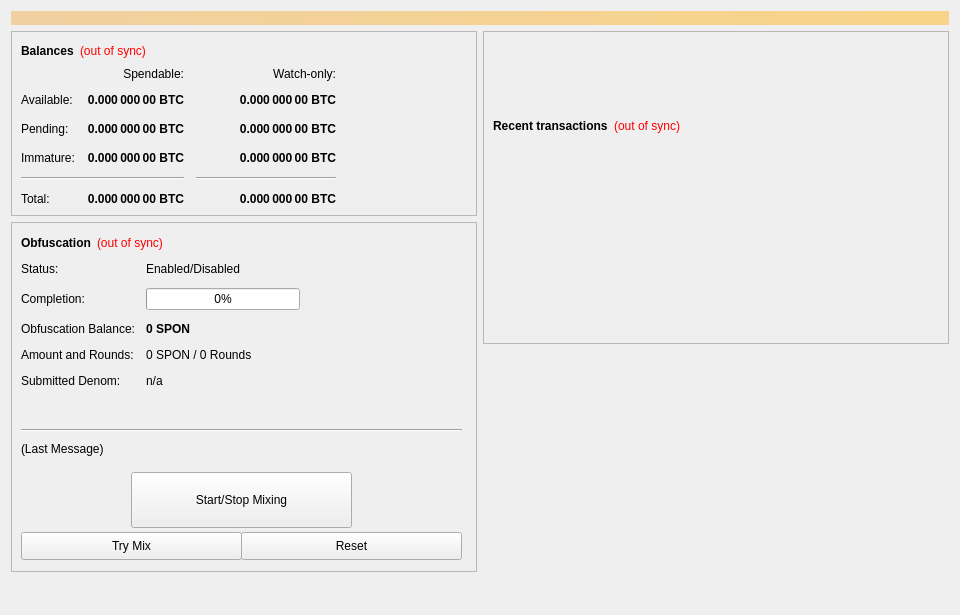
<?xml version="1.0" encoding="UTF-8"?>
<ui version="4.0">
 <class>OverviewPage</class>
 <widget class="QWidget" name="OverviewPage">
  <property name="geometry">
   <rect>
    <x>0</x>
    <y>0</y>
    <width>960</width>
    <height>615</height>
   </rect>
  </property>
  <property name="minimumSize">
   <size>
    <width>960</width>
    <height>0</height>
   </size>
  </property>
  <property name="windowTitle">
   <string>Form</string>
  </property>
  <layout class="QVBoxLayout" name="topLayout">
   <item>
    <widget class="QLabel" name="labelAlerts">
     <property name="visible">
      <bool>false</bool>
     </property>
     <property name="styleSheet">
      <string notr="true">background-color: qlineargradient(x1: 0, y1: 0, x2: 1, y2: 0, stop:0 #F0D0A0, stop:1 #F8D488); color:#000000;</string>
     </property>
     <property name="wordWrap">
      <bool>true</bool>
     </property>
     <property name="margin">
      <number>3</number>
     </property>
    </widget>
   </item>
   <item>
    <layout class="QHBoxLayout" name="horizontalLayout" stretch="1,1">
     <item>
      <layout class="QVBoxLayout" name="verticalLayout_2">
       <item>
        <widget class="QFrame" name="frame">
         <property name="frameShape">
          <enum>QFrame::StyledPanel</enum>
         </property>
         <property name="frameShadow">
          <enum>QFrame::Raised</enum>
         </property>
         <layout class="QVBoxLayout" name="verticalLayout_4">
          <item>
           <layout class="QHBoxLayout" name="horizontalLayout_4">
            <item>
             <widget class="QLabel" name="label_5">
              <property name="font">
               <font>
                <weight>75</weight>
                <bold>true</bold>
               </font>
              </property>
              <property name="text">
               <string>Balances</string>
              </property>
             </widget>
            </item>
            <item>
             <widget class="QLabel" name="labelWalletStatus">
              <property name="cursor">
               <cursorShape>WhatsThisCursor</cursorShape>
              </property>
              <property name="toolTip">
               <string>The displayed information may be out of date. Your wallet automatically synchronizes with the SPON network after a connection is established, but this process has not completed yet.</string>
              </property>
              <property name="styleSheet">
               <string notr="true">QLabel { color: red; }</string>
              </property>
              <property name="text">
               <string notr="true">(out of sync)</string>
              </property>
              <property name="alignment">
               <set>Qt::AlignLeading|Qt::AlignLeft|Qt::AlignVCenter</set>
              </property>
             </widget>
            </item>
            <item>
             <spacer name="horizontalSpacer_3">
              <property name="orientation">
               <enum>Qt::Horizontal</enum>
              </property>
              <property name="sizeHint" stdset="0">
               <size>
                <width>40</width>
                <height>20</height>
               </size>
              </property>
             </spacer>
            </item>
           </layout>
          </item>
          <item>
           <layout class="QGridLayout" name="gridLayout">
            <property name="spacing">
             <number>12</number>
            </property>
            <item row="2" column="2">
             <widget class="QLabel" name="labelWatchPending">
              <property name="font">
               <font>
                <weight>75</weight>
                <bold>true</bold>
               </font>
              </property>
              <property name="cursor">
               <cursorShape>IBeamCursor</cursorShape>
              </property>
              <property name="toolTip">
               <string>Unconfirmed transactions to watch-only addresses</string>
              </property>
              <property name="text">
               <string notr="true">0.000 000 00 BTC</string>
              </property>
              <property name="alignment">
               <set>Qt::AlignRight|Qt::AlignTrailing|Qt::AlignVCenter</set>
              </property>
              <property name="textInteractionFlags">
               <set>Qt::LinksAccessibleByMouse|Qt::TextSelectableByKeyboard|Qt::TextSelectableByMouse</set>
              </property>
             </widget>
            </item>
            <item row="2" column="1">
             <widget class="QLabel" name="labelUnconfirmed">
              <property name="font">
               <font>
                <weight>75</weight>
                <bold>true</bold>
               </font>
              </property>
              <property name="cursor">
               <cursorShape>IBeamCursor</cursorShape>
              </property>
              <property name="toolTip">
               <string>Total of transactions that have yet to be confirmed, and do not yet count toward the spendable balance</string>
              </property>
              <property name="text">
               <string notr="true">0.000 000 00 BTC</string>
              </property>
              <property name="alignment">
               <set>Qt::AlignRight|Qt::AlignTrailing|Qt::AlignVCenter</set>
              </property>
              <property name="textInteractionFlags">
               <set>Qt::LinksAccessibleByMouse|Qt::TextSelectableByKeyboard|Qt::TextSelectableByMouse</set>
              </property>
             </widget>
            </item>
            <item row="3" column="2">
             <widget class="QLabel" name="labelWatchImmature">
              <property name="font">
               <font>
                <weight>75</weight>
                <bold>true</bold>
               </font>
              </property>
              <property name="cursor">
               <cursorShape>IBeamCursor</cursorShape>
              </property>
              <property name="toolTip">
               <string>Staked or masternode rewards in watch-only addresses that has not yet matured</string>
              </property>
              <property name="text">
               <string notr="true">0.000 000 00 BTC</string>
              </property>
              <property name="alignment">
               <set>Qt::AlignRight|Qt::AlignTrailing|Qt::AlignVCenter</set>
              </property>
              <property name="textInteractionFlags">
               <set>Qt::LinksAccessibleByMouse|Qt::TextSelectableByKeyboard|Qt::TextSelectableByMouse</set>
              </property>
             </widget>
            </item>
            <item row="4" column="0" colspan="2">
             <widget class="Line" name="lineSpendableBalance">
              <property name="orientation">
               <enum>Qt::Horizontal</enum>
              </property>
             </widget>
            </item>
            <item row="4" column="2">
             <widget class="Line" name="lineWatchBalance">
              <property name="sizePolicy">
               <sizepolicy hsizetype="Preferred" vsizetype="Fixed">
                <horstretch>0</horstretch>
                <verstretch>0</verstretch>
               </sizepolicy>
              </property>
              <property name="minimumSize">
               <size>
                <width>140</width>
                <height>0</height>
               </size>
              </property>
              <property name="orientation">
               <enum>Qt::Horizontal</enum>
              </property>
             </widget>
            </item>
            <item row="5" column="0">
             <widget class="QLabel" name="labelTotalText">
              <property name="text">
               <string>Total:</string>
              </property>
             </widget>
            </item>
            <item row="3" column="1">
             <widget class="QLabel" name="labelImmature">
              <property name="font">
               <font>
                <weight>75</weight>
                <bold>true</bold>
               </font>
              </property>
              <property name="cursor">
               <cursorShape>IBeamCursor</cursorShape>
              </property>
              <property name="toolTip">
               <string>Staked or masternode rewards that has not yet matured</string>
              </property>
              <property name="text">
               <string notr="true">0.000 000 00 BTC</string>
              </property>
              <property name="alignment">
               <set>Qt::AlignRight|Qt::AlignTrailing|Qt::AlignVCenter</set>
              </property>
              <property name="textInteractionFlags">
               <set>Qt::LinksAccessibleByMouse|Qt::TextSelectableByKeyboard|Qt::TextSelectableByMouse</set>
              </property>
             </widget>
            </item>
            <item row="2" column="3">
             <spacer name="horizontalSpacer_2">
              <property name="orientation">
               <enum>Qt::Horizontal</enum>
              </property>
              <property name="sizeHint" stdset="0">
               <size>
                <width>40</width>
                <height>20</height>
               </size>
              </property>
             </spacer>
            </item>
            <item row="3" column="0">
             <widget class="QLabel" name="labelImmatureText">
              <property name="text">
               <string>Immature:</string>
              </property>
             </widget>
            </item>
            <item row="5" column="1">
             <widget class="QLabel" name="labelTotal">
              <property name="font">
               <font>
                <weight>75</weight>
                <bold>true</bold>
               </font>
              </property>
              <property name="cursor">
               <cursorShape>IBeamCursor</cursorShape>
              </property>
              <property name="toolTip">
               <string>Your current total balance</string>
              </property>
              <property name="text">
               <string notr="true">0.000 000 00 BTC</string>
              </property>
              <property name="alignment">
               <set>Qt::AlignRight|Qt::AlignTrailing|Qt::AlignVCenter</set>
              </property>
              <property name="textInteractionFlags">
               <set>Qt::LinksAccessibleByMouse|Qt::TextSelectableByKeyboard|Qt::TextSelectableByMouse</set>
              </property>
             </widget>
            </item>
            <item row="5" column="2">
             <widget class="QLabel" name="labelWatchTotal">
              <property name="font">
               <font>
                <weight>75</weight>
                <bold>true</bold>
               </font>
              </property>
              <property name="cursor">
               <cursorShape>IBeamCursor</cursorShape>
              </property>
              <property name="toolTip">
               <string>Current total balance in watch-only addresses</string>
              </property>
              <property name="text">
               <string notr="true">0.000 000 00 BTC</string>
              </property>
              <property name="alignment">
               <set>Qt::AlignRight|Qt::AlignTrailing|Qt::AlignVCenter</set>
              </property>
              <property name="textInteractionFlags">
               <set>Qt::LinksAccessibleByMouse|Qt::TextSelectableByKeyboard|Qt::TextSelectableByMouse</set>
              </property>
             </widget>
            </item>
            <item row="0" column="2">
             <widget class="QLabel" name="labelWatchonly">
              <property name="text">
               <string>Watch-only:</string>
              </property>
              <property name="alignment">
               <set>Qt::AlignRight|Qt::AlignTrailing|Qt::AlignVCenter</set>
              </property>
             </widget>
            </item>
            <item row="1" column="0">
             <widget class="QLabel" name="labelBalanceText">
              <property name="text">
               <string>Available:</string>
              </property>
             </widget>
            </item>
            <item row="1" column="1">
             <widget class="QLabel" name="labelBalance">
              <property name="font">
               <font>
                <weight>75</weight>
                <bold>true</bold>
               </font>
              </property>
              <property name="cursor">
               <cursorShape>IBeamCursor</cursorShape>
              </property>
              <property name="toolTip">
               <string>Your current spendable balance</string>
              </property>
              <property name="text">
               <string notr="true">0.000 000 00 BTC</string>
              </property>
              <property name="alignment">
               <set>Qt::AlignRight|Qt::AlignTrailing|Qt::AlignVCenter</set>
              </property>
              <property name="textInteractionFlags">
               <set>Qt::LinksAccessibleByMouse|Qt::TextSelectableByKeyboard|Qt::TextSelectableByMouse</set>
              </property>
             </widget>
            </item>
            <item row="1" column="2">
             <widget class="QLabel" name="labelWatchAvailable">
              <property name="font">
               <font>
                <weight>75</weight>
                <bold>true</bold>
               </font>
              </property>
              <property name="cursor">
               <cursorShape>IBeamCursor</cursorShape>
              </property>
              <property name="toolTip">
               <string>Your current balance in watch-only addresses</string>
              </property>
              <property name="text">
               <string notr="true">0.000 000 00 BTC</string>
              </property>
              <property name="alignment">
               <set>Qt::AlignRight|Qt::AlignTrailing|Qt::AlignVCenter</set>
              </property>
              <property name="textInteractionFlags">
               <set>Qt::LinksAccessibleByMouse|Qt::TextSelectableByKeyboard|Qt::TextSelectableByMouse</set>
              </property>
             </widget>
            </item>
            <item row="2" column="0">
             <widget class="QLabel" name="labelPendingText">
              <property name="text">
               <string>Pending:</string>
              </property>
             </widget>
            </item>
            <item row="0" column="1">
             <widget class="QLabel" name="labelSpendable">
              <property name="text">
               <string>Spendable:</string>
              </property>
              <property name="alignment">
               <set>Qt::AlignRight|Qt::AlignTrailing|Qt::AlignVCenter</set>
              </property>
             </widget>
            </item>
           </layout>
          </item>
         </layout>
        </widget>
       </item>
       <item>
        <widget class="QFrame" name="frameObfuscation">
         <property name="minimumSize">
          <size>
           <width>0</width>
           <height>350</height>
          </size>
         </property>
         <property name="layoutDirection">
          <enum>Qt::LeftToRight</enum>
         </property>
         <property name="frameShape">
          <enum>QFrame::StyledPanel</enum>
         </property>
         <property name="frameShadow">
          <enum>QFrame::Raised</enum>
         </property>
         <widget class="QWidget" name="formLayoutWidget">
          <property name="geometry">
           <rect>
            <x>10</x>
            <y>40</y>
            <width>451</width>
            <height>161</height>
           </rect>
          </property>
          <layout class="QFormLayout" name="formLayout">
           <property name="fieldGrowthPolicy">
            <enum>QFormLayout::AllNonFixedFieldsGrow</enum>
           </property>
           <property name="horizontalSpacing">
            <number>11</number>
           </property>
           <property name="verticalSpacing">
            <number>12</number>
           </property>
           <item row="0" column="0">
            <widget class="QLabel" name="label_6">
             <property name="text">
              <string>Status:</string>
             </property>
            </widget>
           </item>
           <item row="1" column="0">
            <widget class="QLabel" name="label_7">
             <property name="text">
              <string>Completion:</string>
             </property>
            </widget>
           </item>
           <item row="1" column="1">
            <widget class="QProgressBar" name="obfuscationProgress">
             <property name="maximumSize">
              <size>
               <width>154</width>
               <height>16777215</height>
              </size>
             </property>
             <property name="value">
              <number>0</number>
             </property>
            </widget>
           </item>
           <item row="2" column="0">
            <widget class="QLabel" name="labelAnonymizedText">
             <property name="text">
              <string>Obfuscation Balance:</string>
             </property>
            </widget>
           </item>
           <item row="2" column="1">
            <widget class="QLabel" name="labelAnonymized">
             <property name="font">
              <font>
               <weight>75</weight>
               <bold>true</bold>
              </font>
             </property>
             <property name="text">
              <string notr="true">0 SPON</string>
             </property>
            </widget>
           </item>
           <item row="3" column="0">
            <widget class="QLabel" name="label_8">
             <property name="text">
              <string>Amount and Rounds:</string>
             </property>
            </widget>
           </item>
           <item row="3" column="1">
            <widget class="QLabel" name="labelAmountRounds">
             <property name="text">
              <string>0 SPON / 0 Rounds</string>
             </property>
            </widget>
           </item>
           <item row="4" column="0">
            <widget class="QLabel" name="label_9">
             <property name="text">
              <string>Submitted Denom:</string>
             </property>
            </widget>
           </item>
           <item row="4" column="1">
            <widget class="QLabel" name="labelSubmittedDenom">
             <property name="toolTip">
              <string>The denominations you submitted to the Masternode.&lt;br&gt;To mix, other users must submit the exact same denominations.</string>
             </property>
             <property name="text">
              <string>n/a</string>
             </property>
            </widget>
           </item>
           <item row="0" column="1">
            <widget class="QLabel" name="obfuscationEnabled">
             <property name="text">
              <string>Enabled/Disabled</string>
             </property>
            </widget>
           </item>
          </layout>
         </widget>
         <widget class="QPushButton" name="runAutoDenom">
          <property name="geometry">
           <rect>
            <x>251</x>
            <y>17</y>
            <width>1</width>
            <height>1</height>
           </rect>
          </property>
          <property name="palette">
           <palette>
            <active>
             <colorrole role="WindowText">
              <brush brushstyle="SolidPattern">
               <color alpha="255">
                <red>0</red>
                <green>0</green>
                <blue>0</blue>
               </color>
              </brush>
             </colorrole>
             <colorrole role="Button">
              <brush brushstyle="SolidPattern">
               <color alpha="255">
                <red>239</red>
                <green>238</green>
                <blue>238</blue>
               </color>
              </brush>
             </colorrole>
             <colorrole role="Light">
              <brush brushstyle="SolidPattern">
               <color alpha="255">
                <red>255</red>
                <green>255</green>
                <blue>255</blue>
               </color>
              </brush>
             </colorrole>
             <colorrole role="Midlight">
              <brush brushstyle="SolidPattern">
               <color alpha="255">
                <red>247</red>
                <green>246</green>
                <blue>246</blue>
               </color>
              </brush>
             </colorrole>
             <colorrole role="Dark">
              <brush brushstyle="SolidPattern">
               <color alpha="255">
                <red>119</red>
                <green>119</green>
                <blue>119</blue>
               </color>
              </brush>
             </colorrole>
             <colorrole role="Mid">
              <brush brushstyle="SolidPattern">
               <color alpha="255">
                <red>159</red>
                <green>159</green>
                <blue>159</blue>
               </color>
              </brush>
             </colorrole>
             <colorrole role="Text">
              <brush brushstyle="SolidPattern">
               <color alpha="255">
                <red>0</red>
                <green>0</green>
                <blue>0</blue>
               </color>
              </brush>
             </colorrole>
             <colorrole role="BrightText">
              <brush brushstyle="SolidPattern">
               <color alpha="255">
                <red>255</red>
                <green>255</green>
                <blue>255</blue>
               </color>
              </brush>
             </colorrole>
             <colorrole role="ButtonText">
              <brush brushstyle="SolidPattern">
               <color alpha="255">
                <red>0</red>
                <green>0</green>
                <blue>0</blue>
               </color>
              </brush>
             </colorrole>
             <colorrole role="Base">
              <brush brushstyle="SolidPattern">
               <color alpha="255">
                <red>255</red>
                <green>255</green>
                <blue>255</blue>
               </color>
              </brush>
             </colorrole>
             <colorrole role="Window">
              <brush brushstyle="SolidPattern">
               <color alpha="255">
                <red>239</red>
                <green>238</green>
                <blue>238</blue>
               </color>
              </brush>
             </colorrole>
             <colorrole role="Shadow">
              <brush brushstyle="SolidPattern">
               <color alpha="255">
                <red>0</red>
                <green>0</green>
                <blue>0</blue>
               </color>
              </brush>
             </colorrole>
             <colorrole role="AlternateBase">
              <brush brushstyle="SolidPattern">
               <color alpha="255">
                <red>247</red>
                <green>246</green>
                <blue>246</blue>
               </color>
              </brush>
             </colorrole>
             <colorrole role="ToolTipBase">
              <brush brushstyle="SolidPattern">
               <color alpha="255">
                <red>255</red>
                <green>255</green>
                <blue>220</blue>
               </color>
              </brush>
             </colorrole>
             <colorrole role="ToolTipText">
              <brush brushstyle="SolidPattern">
               <color alpha="255">
                <red>0</red>
                <green>0</green>
                <blue>0</blue>
               </color>
              </brush>
             </colorrole>
            </active>
            <inactive>
             <colorrole role="WindowText">
              <brush brushstyle="SolidPattern">
               <color alpha="255">
                <red>0</red>
                <green>0</green>
                <blue>0</blue>
               </color>
              </brush>
             </colorrole>
             <colorrole role="Button">
              <brush brushstyle="SolidPattern">
               <color alpha="255">
                <red>239</red>
                <green>238</green>
                <blue>238</blue>
               </color>
              </brush>
             </colorrole>
             <colorrole role="Light">
              <brush brushstyle="SolidPattern">
               <color alpha="255">
                <red>255</red>
                <green>255</green>
                <blue>255</blue>
               </color>
              </brush>
             </colorrole>
             <colorrole role="Midlight">
              <brush brushstyle="SolidPattern">
               <color alpha="255">
                <red>247</red>
                <green>246</green>
                <blue>246</blue>
               </color>
              </brush>
             </colorrole>
             <colorrole role="Dark">
              <brush brushstyle="SolidPattern">
               <color alpha="255">
                <red>119</red>
                <green>119</green>
                <blue>119</blue>
               </color>
              </brush>
             </colorrole>
             <colorrole role="Mid">
              <brush brushstyle="SolidPattern">
               <color alpha="255">
                <red>159</red>
                <green>159</green>
                <blue>159</blue>
               </color>
              </brush>
             </colorrole>
             <colorrole role="Text">
              <brush brushstyle="SolidPattern">
               <color alpha="255">
                <red>0</red>
                <green>0</green>
                <blue>0</blue>
               </color>
              </brush>
             </colorrole>
             <colorrole role="BrightText">
              <brush brushstyle="SolidPattern">
               <color alpha="255">
                <red>255</red>
                <green>255</green>
                <blue>255</blue>
               </color>
              </brush>
             </colorrole>
             <colorrole role="ButtonText">
              <brush brushstyle="SolidPattern">
               <color alpha="255">
                <red>0</red>
                <green>0</green>
                <blue>0</blue>
               </color>
              </brush>
             </colorrole>
             <colorrole role="Base">
              <brush brushstyle="SolidPattern">
               <color alpha="255">
                <red>255</red>
                <green>255</green>
                <blue>255</blue>
               </color>
              </brush>
             </colorrole>
             <colorrole role="Window">
              <brush brushstyle="SolidPattern">
               <color alpha="255">
                <red>239</red>
                <green>238</green>
                <blue>238</blue>
               </color>
              </brush>
             </colorrole>
             <colorrole role="Shadow">
              <brush brushstyle="SolidPattern">
               <color alpha="255">
                <red>0</red>
                <green>0</green>
                <blue>0</blue>
               </color>
              </brush>
             </colorrole>
             <colorrole role="AlternateBase">
              <brush brushstyle="SolidPattern">
               <color alpha="255">
                <red>247</red>
                <green>246</green>
                <blue>246</blue>
               </color>
              </brush>
             </colorrole>
             <colorrole role="ToolTipBase">
              <brush brushstyle="SolidPattern">
               <color alpha="255">
                <red>255</red>
                <green>255</green>
                <blue>220</blue>
               </color>
              </brush>
             </colorrole>
             <colorrole role="ToolTipText">
              <brush brushstyle="SolidPattern">
               <color alpha="255">
                <red>0</red>
                <green>0</green>
                <blue>0</blue>
               </color>
              </brush>
             </colorrole>
            </inactive>
            <disabled>
             <colorrole role="WindowText">
              <brush brushstyle="SolidPattern">
               <color alpha="255">
                <red>119</red>
                <green>119</green>
                <blue>119</blue>
               </color>
              </brush>
             </colorrole>
             <colorrole role="Button">
              <brush brushstyle="SolidPattern">
               <color alpha="255">
                <red>239</red>
                <green>238</green>
                <blue>238</blue>
               </color>
              </brush>
             </colorrole>
             <colorrole role="Light">
              <brush brushstyle="SolidPattern">
               <color alpha="255">
                <red>255</red>
                <green>255</green>
                <blue>255</blue>
               </color>
              </brush>
             </colorrole>
             <colorrole role="Midlight">
              <brush brushstyle="SolidPattern">
               <color alpha="255">
                <red>247</red>
                <green>246</green>
                <blue>246</blue>
               </color>
              </brush>
             </colorrole>
             <colorrole role="Dark">
              <brush brushstyle="SolidPattern">
               <color alpha="255">
                <red>119</red>
                <green>119</green>
                <blue>119</blue>
               </color>
              </brush>
             </colorrole>
             <colorrole role="Mid">
              <brush brushstyle="SolidPattern">
               <color alpha="255">
                <red>159</red>
                <green>159</green>
                <blue>159</blue>
               </color>
              </brush>
             </colorrole>
             <colorrole role="Text">
              <brush brushstyle="SolidPattern">
               <color alpha="255">
                <red>119</red>
                <green>119</green>
                <blue>119</blue>
               </color>
              </brush>
             </colorrole>
             <colorrole role="BrightText">
              <brush brushstyle="SolidPattern">
               <color alpha="255">
                <red>255</red>
                <green>255</green>
                <blue>255</blue>
               </color>
              </brush>
             </colorrole>
             <colorrole role="ButtonText">
              <brush brushstyle="SolidPattern">
               <color alpha="255">
                <red>119</red>
                <green>119</green>
                <blue>119</blue>
               </color>
              </brush>
             </colorrole>
             <colorrole role="Base">
              <brush brushstyle="SolidPattern">
               <color alpha="255">
                <red>239</red>
                <green>238</green>
                <blue>238</blue>
               </color>
              </brush>
             </colorrole>
             <colorrole role="Window">
              <brush brushstyle="SolidPattern">
               <color alpha="255">
                <red>239</red>
                <green>238</green>
                <blue>238</blue>
               </color>
              </brush>
             </colorrole>
             <colorrole role="Shadow">
              <brush brushstyle="SolidPattern">
               <color alpha="255">
                <red>0</red>
                <green>0</green>
                <blue>0</blue>
               </color>
              </brush>
             </colorrole>
             <colorrole role="AlternateBase">
              <brush brushstyle="SolidPattern">
               <color alpha="255">
                <red>239</red>
                <green>238</green>
                <blue>238</blue>
               </color>
              </brush>
             </colorrole>
             <colorrole role="ToolTipBase">
              <brush brushstyle="SolidPattern">
               <color alpha="255">
                <red>255</red>
                <green>255</green>
                <blue>220</blue>
               </color>
              </brush>
             </colorrole>
             <colorrole role="ToolTipText">
              <brush brushstyle="SolidPattern">
               <color alpha="255">
                <red>0</red>
                <green>0</green>
                <blue>0</blue>
               </color>
              </brush>
             </colorrole>
            </disabled>
           </palette>
          </property>
          <property name="focusPolicy">
           <enum>Qt::NoFocus</enum>
          </property>
          <property name="autoFillBackground">
           <bool>true</bool>
          </property>
          <property name="text">
           <string/>
          </property>
          <property name="flat">
           <bool>true</bool>
          </property>
         </widget>
         <widget class="QPushButton" name="toggleObfuscation">
          <property name="geometry">
           <rect>
            <x>120</x>
            <y>250</y>
            <width>221</width>
            <height>56</height>
           </rect>
          </property>
          <property name="sizePolicy">
           <sizepolicy hsizetype="MinimumExpanding" vsizetype="Fixed">
            <horstretch>0</horstretch>
            <verstretch>0</verstretch>
           </sizepolicy>
          </property>
          <property name="text">
           <string>Start/Stop Mixing</string>
          </property>
         </widget>
         <widget class="Line" name="lineLastMessage">
          <property name="geometry">
           <rect>
            <x>10</x>
            <y>200</y>
            <width>441</width>
            <height>16</height>
           </rect>
          </property>
          <property name="orientation">
           <enum>Qt::Horizontal</enum>
          </property>
         </widget>
         <widget class="QLabel" name="obfuscationStatus">
          <property name="geometry">
           <rect>
            <x>10</x>
            <y>220</y>
            <width>451</width>
            <height>61</height>
           </rect>
          </property>
          <property name="minimumSize">
           <size>
            <width>288</width>
            <height>43</height>
           </size>
          </property>
          <property name="text">
           <string>(Last Message)</string>
          </property>
          <property name="alignment">
           <set>Qt::AlignLeading|Qt::AlignLeft|Qt::AlignTop</set>
          </property>
          <property name="wordWrap">
           <bool>true</bool>
          </property>
         </widget>
         <widget class="QPushButton" name="obfuscationAuto">
          <property name="geometry">
           <rect>
            <x>10</x>
            <y>310</y>
            <width>221</width>
            <height>28</height>
           </rect>
          </property>
          <property name="sizePolicy">
           <sizepolicy hsizetype="MinimumExpanding" vsizetype="Fixed">
            <horstretch>0</horstretch>
            <verstretch>0</verstretch>
           </sizepolicy>
          </property>
          <property name="toolTip">
           <string>Try to manually submit a Obfuscation request.</string>
          </property>
          <property name="text">
           <string>Try Mix</string>
          </property>
         </widget>
         <widget class="QPushButton" name="obfuscationReset">
          <property name="geometry">
           <rect>
            <x>230</x>
            <y>310</y>
            <width>221</width>
            <height>28</height>
           </rect>
          </property>
          <property name="sizePolicy">
           <sizepolicy hsizetype="MinimumExpanding" vsizetype="Fixed">
            <horstretch>0</horstretch>
            <verstretch>0</verstretch>
           </sizepolicy>
          </property>
          <property name="toolTip">
           <string>Reset the current status of Obfuscation (can interrupt Obfuscation if it's in the process of Mixing, which can cost you money!)</string>
          </property>
          <property name="autoFillBackground">
           <bool>false</bool>
          </property>
          <property name="text">
           <string>Reset</string>
          </property>
         </widget>
         <widget class="QWidget" name="layoutWidget">
          <property name="geometry">
           <rect>
            <x>10</x>
            <y>10</y>
            <width>431</width>
            <height>22</height>
           </rect>
          </property>
          <layout class="QHBoxLayout" name="horizontalLayout_5">
           <item>
            <widget class="QLabel" name="label_2">
             <property name="font">
              <font>
               <weight>75</weight>
               <bold>true</bold>
              </font>
             </property>
             <property name="text">
              <string>Obfuscation</string>
             </property>
            </widget>
           </item>
           <item>
            <widget class="QLabel" name="labelObfuscationSyncStatus">
             <property name="toolTip">
              <string>The displayed information may be out of date. Your wallet automatically synchronizes with the SPON network after a connection is established, but this process has not completed yet.</string>
             </property>
             <property name="styleSheet">
              <string notr="true">QLabel { color: red; }</string>
             </property>
             <property name="text">
              <string notr="true">(out of sync)</string>
             </property>
             <property name="alignment">
              <set>Qt::AlignLeading|Qt::AlignLeft|Qt::AlignVCenter</set>
             </property>
            </widget>
           </item>
           <item>
            <spacer name="horizontalSpacer_4">
             <property name="orientation">
              <enum>Qt::Horizontal</enum>
             </property>
             <property name="sizeHint" stdset="0">
              <size>
               <width>40</width>
               <height>20</height>
              </size>
             </property>
            </spacer>
           </item>
          </layout>
         </widget>
        </widget>
       </item>
       <item>
        <spacer name="verticalSpacer">
         <property name="orientation">
          <enum>Qt::Vertical</enum>
         </property>
         <property name="sizeHint" stdset="0">
          <size>
           <width>20</width>
           <height>40</height>
          </size>
         </property>
        </spacer>
       </item>
      </layout>
     </item>
     <item>
      <layout class="QVBoxLayout" name="verticalLayout_3">
       <item>
        <widget class="QFrame" name="frame_2">
         <property name="frameShape">
          <enum>QFrame::StyledPanel</enum>
         </property>
         <property name="frameShadow">
          <enum>QFrame::Raised</enum>
         </property>
         <layout class="QVBoxLayout" name="verticalLayout">
          <item>
           <spacer name="verticalSpacer_3">
            <property name="orientation">
             <enum>Qt::Vertical</enum>
            </property>
            <property name="sizeType">
             <enum>QSizePolicy::Fixed</enum>
            </property>
            <property name="sizeHint" stdset="0">
             <size>
              <width>20</width>
              <height>75</height>
             </size>
            </property>
           </spacer>
          </item>
          <item>
           <layout class="QHBoxLayout" name="horizontalLayout_2">
            <item>
             <widget class="QLabel" name="label_4">
              <property name="font">
               <font>
                <weight>75</weight>
                <bold>true</bold>
               </font>
              </property>
              <property name="text">
               <string>Recent transactions</string>
              </property>
             </widget>
            </item>
            <item>
             <widget class="QLabel" name="labelTransactionsStatus">
              <property name="cursor">
               <cursorShape>WhatsThisCursor</cursorShape>
              </property>
              <property name="toolTip">
               <string>The displayed information may be out of date. Your wallet automatically synchronizes with the SPON network after a connection is established, but this process has not completed yet.</string>
              </property>
              <property name="styleSheet">
               <string notr="true">QLabel { color: red; }</string>
              </property>
              <property name="text">
               <string notr="true">(out of sync)</string>
              </property>
              <property name="alignment">
               <set>Qt::AlignRight|Qt::AlignTrailing|Qt::AlignVCenter</set>
              </property>
             </widget>
            </item>
            <item>
             <spacer name="horizontalSpacer">
              <property name="orientation">
               <enum>Qt::Horizontal</enum>
              </property>
              <property name="sizeHint" stdset="0">
               <size>
                <width>40</width>
                <height>20</height>
               </size>
              </property>
             </spacer>
            </item>
           </layout>
          </item>
          <item>
           <widget class="QListView" name="listTransactions">
            <property name="styleSheet">
             <string notr="true">QListView { background: transparent; }</string>
            </property>
            <property name="frameShape">
             <enum>QFrame::NoFrame</enum>
            </property>
            <property name="verticalScrollBarPolicy">
             <enum>Qt::ScrollBarAlwaysOff</enum>
            </property>
            <property name="horizontalScrollBarPolicy">
             <enum>Qt::ScrollBarAlwaysOff</enum>
            </property>
            <property name="selectionMode">
             <enum>QAbstractItemView::NoSelection</enum>
            </property>
           </widget>
          </item>
         </layout>
        </widget>
       </item>
       <item>
        <spacer name="verticalSpacer_2">
         <property name="orientation">
          <enum>Qt::Vertical</enum>
         </property>
         <property name="sizeType">
          <enum>QSizePolicy::Expanding</enum>
         </property>
         <property name="sizeHint" stdset="0">
          <size>
           <width>20</width>
           <height>40</height>
          </size>
         </property>
        </spacer>
       </item>
      </layout>
     </item>
    </layout>
   </item>
  </layout>
 </widget>
 <resources/>
 <connections/>
</ui>
